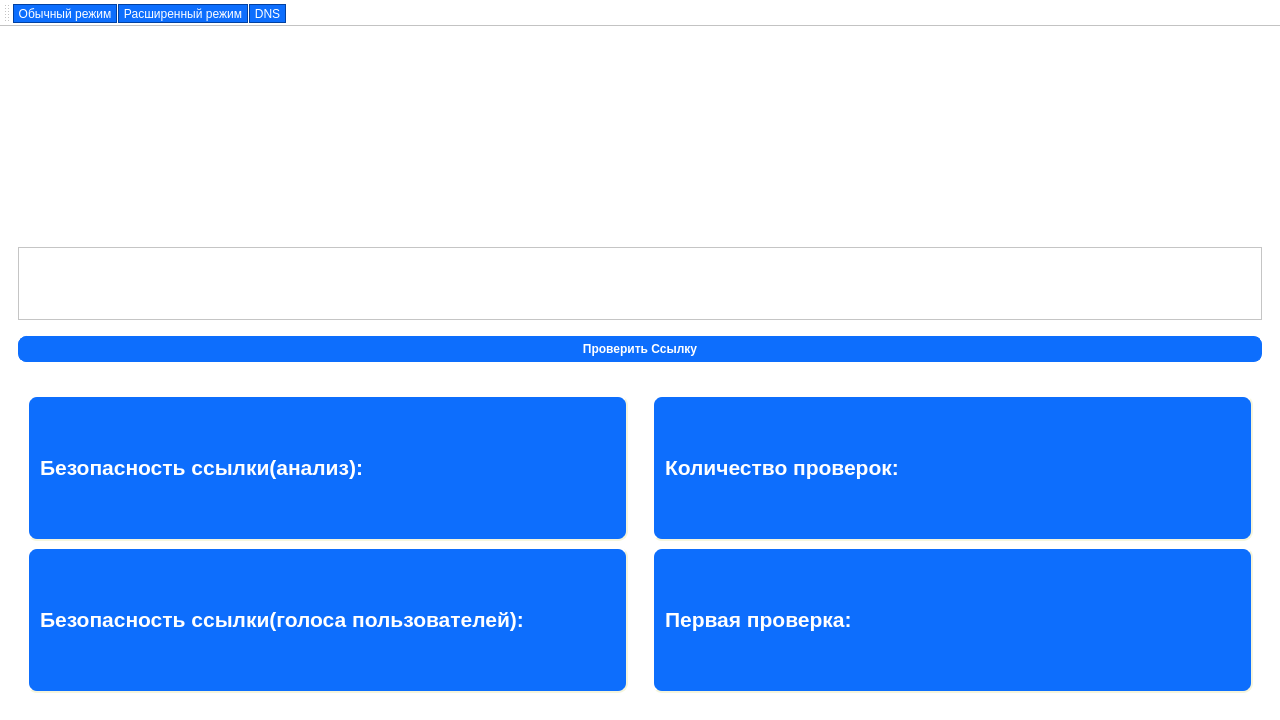
<?xml version="1.0" encoding="UTF-8"?>
<ui version="4.0">
 <class>MainWindow</class>
 <widget class="QMainWindow" name="MainWindow">
  <property name="geometry">
   <rect>
    <x>0</x>
    <y>0</y>
    <width>1280</width>
    <height>720</height>
   </rect>
  </property>
  <property name="minimumSize">
   <size>
    <width>1280</width>
    <height>720</height>
   </size>
  </property>
  <property name="windowTitle">
   <string>MainWindow</string>
  </property>
  <property name="styleSheet">
   <string notr="true">QWidget {
  background-color: #fff;
}
QLabel {
  color: #464d55;
  font-weight: 600;
  qproperty-alignment: AlignCenter;
}
QLabel#heading {
  color: #0f1925;
  font-size: 18px;
  margin-bottom: 10px;
}

QLabel#subheading {
  color: #0f1925;
  font-size: 12px;
  font-weight: normal;
  margin-bottom: 10px;
}
QLineEdit {
  border-radius: 8px;
  border: 1px solid #e0e4e7;
  padding: 5px 15px;
}

QLineEdit:focus {
  border: 1px solid #d0e3ff;
}

QLineEdit::placeholder {
  color: #767e89;
}
QPushButton {
  background-color: #0d6efd;
  color: #fff;
  font-weight: 600;
  border-radius: 8px;
  border: 1px solid #0d6efd;
  padding: 5px 15px;
  margin-top: 10px;
  outline: 0px;
}
QPushButton:hover {
  background-color: #0b5ed7;
  border: 3px solid #9ac3fe;
}
QPushButton:pressed {
  background-color: #052F6B;
}
QPushButton:disabled {
  background-color: #808080;
}
body{
   background-color: #eeeeee;
   padding: 0;
   margin: 0;
   height: 100vh;
   width: 100vw;
   display: flex;
   align-items: center;
   justify-content: center;
}
QToolButton
{
    background-color: #0d6efd;
	color:#fff;
	border: 1px solid #0241a1;
}</string>
  </property>
  <widget class="QWidget" name="centralwidget">
   <layout class="QVBoxLayout" name="verticalLayout_2" stretch="0">
    <item>
     <widget class="QStackedWidget" name="stackedWidget">
      <property name="sizePolicy">
       <sizepolicy hsizetype="Preferred" vsizetype="Preferred">
        <horstretch>0</horstretch>
        <verstretch>0</verstretch>
       </sizepolicy>
      </property>
      <property name="currentIndex">
       <number>0</number>
      </property>
      <widget class="QWidget" name="page">
       <property name="enabled">
        <bool>true</bool>
       </property>
       <property name="sizePolicy">
        <sizepolicy hsizetype="Preferred" vsizetype="Preferred">
         <horstretch>0</horstretch>
         <verstretch>0</verstretch>
        </sizepolicy>
       </property>
       <layout class="QVBoxLayout" name="verticalLayout_5" stretch="1,1">
        <property name="leftMargin">
         <number>0</number>
        </property>
        <property name="topMargin">
         <number>0</number>
        </property>
        <property name="rightMargin">
         <number>0</number>
        </property>
        <property name="bottomMargin">
         <number>0</number>
        </property>
        <item>
         <widget class="QWidget" name="verticalWidget" native="true">
          <layout class="QVBoxLayout" name="verx" stretch="4,4,3,1">
           <item>
            <spacer name="verticalSpacer">
             <property name="orientation">
              <enum>Qt::Orientation::Vertical</enum>
             </property>
             <property name="sizeHint" stdset="0">
              <size>
               <width>20</width>
               <height>40</height>
              </size>
             </property>
            </spacer>
           </item>
           <item>
            <widget class="QWidget" name="verticalWidget_2" native="true">
             <layout class="QHBoxLayout" name="NameLayout" stretch="4,9,4">
              <item>
               <spacer name="horizontalSpacer_2">
                <property name="orientation">
                 <enum>Qt::Orientation::Horizontal</enum>
                </property>
                <property name="sizeHint" stdset="0">
                 <size>
                  <width>40</width>
                  <height>20</height>
                 </size>
                </property>
               </spacer>
              </item>
              <item>
               <widget class="QLabel" name="label">
                <property name="minimumSize">
                 <size>
                  <width>1</width>
                  <height>1</height>
                 </size>
                </property>
                <property name="text">
                 <string/>
                </property>
                <property name="pixmap">
                 <pixmap resource="../../../../games/webapp/test.qrc">:/newPrefix/плашка с названием.png</pixmap>
                </property>
                <property name="scaledContents">
                 <bool>true</bool>
                </property>
                <property name="alignment">
                 <set>Qt::AlignmentFlag::AlignCenter</set>
                </property>
               </widget>
              </item>
              <item>
               <spacer name="horizontalSpacer">
                <property name="orientation">
                 <enum>Qt::Orientation::Horizontal</enum>
                </property>
                <property name="sizeHint" stdset="0">
                 <size>
                  <width>40</width>
                  <height>20</height>
                 </size>
                </property>
               </spacer>
              </item>
             </layout>
            </widget>
           </item>
           <item>
            <widget class="QTextEdit" name="textEdit"/>
           </item>
           <item>
            <widget class="QPushButton" name="pushButton">
             <property name="text">
              <string>Проверить Ссылку</string>
             </property>
            </widget>
           </item>
          </layout>
         </widget>
        </item>
        <item>
         <widget class="QWidget" name="widget_2" native="true">
          <property name="styleSheet">
           <string notr="true">QLabel {
    background-color: #0d6efd;
	color:#fff;
    border-style: outset;
    border-width: 2px;
    border-radius: 10px;
    border-color: beige;
    font: bold 20px;
    min-width: 10em;
    padding: 6px;
}</string>
          </property>
          <layout class="QHBoxLayout" name="horizontalLayout">
           <item>
            <widget class="QWidget" name="widget" native="true">
             <layout class="QVBoxLayout" name="verticalLayout">
              <item>
               <widget class="QLabel" name="label_4">
                <property name="text">
                 <string>&lt;html&gt;&lt;head/&gt;&lt;body&gt;&lt;p&gt;&lt;span style=&quot; font-size:16pt;&quot;&gt;Безопасность ссылки(анализ):&lt;/span&gt;&lt;/p&gt;&lt;/body&gt;&lt;/html&gt;</string>
                </property>
                <property name="wordWrap">
                 <bool>true</bool>
                </property>
               </widget>
              </item>
              <item>
               <widget class="QLabel" name="label_2">
                <property name="text">
                 <string>&lt;html&gt;&lt;head/&gt;&lt;body&gt;&lt;p&gt;&lt;span style=&quot; font-size:16pt;&quot;&gt;Безопасность ссылки(голоса пользователей):&lt;/span&gt;&lt;/p&gt;&lt;/body&gt;&lt;/html&gt;</string>
                </property>
                <property name="wordWrap">
                 <bool>true</bool>
                </property>
               </widget>
              </item>
             </layout>
            </widget>
           </item>
           <item>
            <widget class="QWidget" name="widget_3" native="true">
             <layout class="QVBoxLayout" name="verticalLayout_3">
              <item>
               <widget class="QLabel" name="label_5">
                <property name="text">
                 <string>&lt;html&gt;&lt;head/&gt;&lt;body&gt;&lt;p&gt;&lt;span style=&quot; font-size:16pt;&quot;&gt;Количество проверок:&lt;/span&gt;&lt;/p&gt;&lt;/body&gt;&lt;/html&gt;</string>
                </property>
                <property name="wordWrap">
                 <bool>true</bool>
                </property>
               </widget>
              </item>
              <item>
               <widget class="QLabel" name="label_7">
                <property name="text">
                 <string>&lt;html&gt;&lt;head/&gt;&lt;body&gt;&lt;p&gt;&lt;span style=&quot; font-size:16pt;&quot;&gt;Первая проверка:&lt;/span&gt;&lt;/p&gt;&lt;/body&gt;&lt;/html&gt;</string>
                </property>
                <property name="wordWrap">
                 <bool>true</bool>
                </property>
               </widget>
              </item>
             </layout>
            </widget>
           </item>
          </layout>
         </widget>
        </item>
       </layout>
      </widget>
      <widget class="QWidget" name="page_2">
       <layout class="QVBoxLayout" name="verticalLayout_9" stretch="1,1">
        <property name="leftMargin">
         <number>0</number>
        </property>
        <property name="topMargin">
         <number>0</number>
        </property>
        <property name="rightMargin">
         <number>0</number>
        </property>
        <property name="bottomMargin">
         <number>0</number>
        </property>
        <item>
         <widget class="QWidget" name="verticalWidget_3" native="true">
          <layout class="QVBoxLayout" name="verx_2" stretch="4,4,3,1">
           <item>
            <spacer name="verticalSpacer_2">
             <property name="orientation">
              <enum>Qt::Orientation::Vertical</enum>
             </property>
             <property name="sizeHint" stdset="0">
              <size>
               <width>20</width>
               <height>40</height>
              </size>
             </property>
            </spacer>
           </item>
           <item>
            <widget class="QWidget" name="verticalWidget_4" native="true">
             <layout class="QHBoxLayout" name="NameLayout_2" stretch="4,9,4">
              <item>
               <spacer name="horizontalSpacer_3">
                <property name="orientation">
                 <enum>Qt::Orientation::Horizontal</enum>
                </property>
                <property name="sizeHint" stdset="0">
                 <size>
                  <width>40</width>
                  <height>20</height>
                 </size>
                </property>
               </spacer>
              </item>
              <item>
               <widget class="QLabel" name="label_11">
                <property name="minimumSize">
                 <size>
                  <width>1</width>
                  <height>1</height>
                 </size>
                </property>
                <property name="text">
                 <string/>
                </property>
                <property name="pixmap">
                 <pixmap resource="../../../../games/webapp/test.qrc">:/newPrefix/плашка с названием.png</pixmap>
                </property>
                <property name="scaledContents">
                 <bool>true</bool>
                </property>
                <property name="alignment">
                 <set>Qt::AlignmentFlag::AlignCenter</set>
                </property>
               </widget>
              </item>
              <item>
               <spacer name="horizontalSpacer_4">
                <property name="orientation">
                 <enum>Qt::Orientation::Horizontal</enum>
                </property>
                <property name="sizeHint" stdset="0">
                 <size>
                  <width>40</width>
                  <height>20</height>
                 </size>
                </property>
               </spacer>
              </item>
             </layout>
            </widget>
           </item>
           <item>
            <widget class="QTextEdit" name="textEdit_2"/>
           </item>
           <item>
            <widget class="QPushButton" name="pushButton_2">
             <property name="text">
              <string>Проверить Ссылку</string>
             </property>
            </widget>
           </item>
          </layout>
         </widget>
        </item>
        <item>
         <widget class="QWidget" name="widget_5" native="true">
          <property name="styleSheet">
           <string notr="true">QLabel {
    background-color: #0d6efd;
	color:#fff;
    border-style: outset;
    border-width: 2px;
    border-radius: 10px;
    border-color: beige;
    font: bold 16px;
    min-width: 10em;
    padding: 6px;
}</string>
          </property>
          <layout class="QHBoxLayout" name="horizontalLayout_2">
           <item>
            <widget class="QWidget" name="widget_6" native="true">
             <layout class="QVBoxLayout" name="verticalLayout_6" stretch="3,2">
              <item>
               <widget class="QLabel" name="label_12">
                <property name="text">
                 <string>&lt;html&gt;&lt;head/&gt;&lt;body&gt;&lt;p&gt;&lt;span style=&quot; font-size:12pt;&quot;&gt;Результаты анализов:&lt;/span&gt;&lt;/p&gt;&lt;p&gt;&lt;span style=&quot; font-size:12pt;&quot;&gt;Безопасно:&lt;/span&gt;&lt;/p&gt;&lt;p&gt;&lt;span style=&quot; font-size:12pt;&quot;&gt;Незивестно:&lt;/span&gt;&lt;/p&gt;&lt;p&gt;&lt;span style=&quot; font-size:12pt;&quot;&gt;Подозрительно:&lt;/span&gt;&lt;/p&gt;&lt;p&gt;&lt;span style=&quot; font-size:12pt;&quot;&gt;Опасно:&lt;/span&gt;&lt;/p&gt;&lt;/body&gt;&lt;/html&gt;</string>
                </property>
               </widget>
              </item>
              <item>
               <widget class="QLabel" name="label_14">
                <property name="text">
                 <string>&lt;html&gt;&lt;head/&gt;&lt;body&gt;&lt;p&gt;Голоса пользователей:&lt;/p&gt;&lt;p&gt;Безопасно:&lt;/p&gt;&lt;p&gt;Опасно:&lt;/p&gt;&lt;/body&gt;&lt;/html&gt;</string>
                </property>
               </widget>
              </item>
             </layout>
            </widget>
           </item>
           <item>
            <widget class="QWidget" name="widget_7" native="true">
             <layout class="QVBoxLayout" name="verticalLayout_7">
              <item>
               <widget class="QLabel" name="label_15">
                <property name="text">
                 <string>&lt;html&gt;&lt;head/&gt;&lt;body&gt;&lt;p&gt;&lt;span style=&quot; font-size:12pt;&quot;&gt;Дата первой проверки:&lt;/span&gt;&lt;/p&gt;&lt;/body&gt;&lt;/html&gt;</string>
                </property>
               </widget>
              </item>
              <item>
               <widget class="QLabel" name="label_16">
                <property name="text">
                 <string>&lt;html&gt;&lt;head/&gt;&lt;body&gt;&lt;p&gt;&lt;span style=&quot; font-size:12pt;&quot;&gt;Дата последней проверки:&lt;/span&gt;&lt;/p&gt;&lt;/body&gt;&lt;/html&gt;</string>
                </property>
               </widget>
              </item>
              <item>
               <widget class="QLabel" name="label_17">
                <property name="text">
                 <string>&lt;html&gt;&lt;head/&gt;&lt;body&gt;&lt;p&gt;&lt;span style=&quot; font-size:12pt;&quot;&gt;Количество проверок:&lt;/span&gt;&lt;/p&gt;&lt;/body&gt;&lt;/html&gt;</string>
                </property>
               </widget>
              </item>
              <item>
               <widget class="QLabel" name="label_3">
                <property name="text">
                 <string>&lt;html&gt;&lt;head/&gt;&lt;body&gt;&lt;p&gt;&lt;span style=&quot; font-size:12pt;&quot;&gt;Куда ведёт ссылка:&lt;/span&gt;&lt;/p&gt;&lt;/body&gt;&lt;/html&gt;</string>
                </property>
               </widget>
              </item>
             </layout>
            </widget>
           </item>
          </layout>
         </widget>
        </item>
       </layout>
      </widget>
      <widget class="QWidget" name="page_3">
       <property name="styleSheet">
        <string notr="true"/>
       </property>
       <layout class="QVBoxLayout" name="verticalLayout_4" stretch="3,3,2">
        <property name="leftMargin">
         <number>0</number>
        </property>
        <property name="topMargin">
         <number>0</number>
        </property>
        <property name="rightMargin">
         <number>0</number>
        </property>
        <property name="bottomMargin">
         <number>0</number>
        </property>
        <item>
         <widget class="QWidget" name="widget_9" native="true"/>
        </item>
        <item>
         <widget class="QWidget" name="widget_8" native="true">
          <layout class="QHBoxLayout" name="horizontalLayout_3">
           <item>
            <spacer name="horizontalSpacer_5">
             <property name="orientation">
              <enum>Qt::Orientation::Horizontal</enum>
             </property>
             <property name="sizeHint" stdset="0">
              <size>
               <width>40</width>
               <height>20</height>
              </size>
             </property>
            </spacer>
           </item>
           <item>
            <widget class="QPushButton" name="pushButton_3">
             <property name="minimumSize">
              <size>
               <width>200</width>
               <height>200</height>
              </size>
             </property>
             <property name="styleSheet">
              <string notr="true">QPushButton {
	border-radius: 50%;
	border: 2px solid #00008B;
}</string>
             </property>
             <property name="text">
              <string>PushButton</string>
             </property>
            </widget>
           </item>
           <item>
            <spacer name="horizontalSpacer_6">
             <property name="orientation">
              <enum>Qt::Orientation::Horizontal</enum>
             </property>
             <property name="sizeHint" stdset="0">
              <size>
               <width>40</width>
               <height>20</height>
              </size>
             </property>
            </spacer>
           </item>
          </layout>
         </widget>
        </item>
        <item>
         <widget class="QWidget" name="widget_4" native="true"/>
        </item>
       </layout>
      </widget>
     </widget>
    </item>
   </layout>
  </widget>
  <widget class="QToolBar" name="toolBar">
   <property name="windowTitle">
    <string>toolBar</string>
   </property>
   <attribute name="toolBarArea">
    <enum>TopToolBarArea</enum>
   </attribute>
   <attribute name="toolBarBreak">
    <bool>false</bool>
   </attribute>
   <addaction name="Set_simple"/>
   <addaction name="Set_extended"/>
   <addaction name="set_dns"/>
  </widget>
  <action name="Set_extended">
   <property name="text">
    <string>Расширенный режим</string>
   </property>
   <property name="toolTip">
    <string>Включает расширенный режим</string>
   </property>
   <property name="menuRole">
    <enum>QAction::MenuRole::NoRole</enum>
   </property>
  </action>
  <action name="Set_simple">
   <property name="text">
    <string>Обычный режим</string>
   </property>
   <property name="toolTip">
    <string>Включает обычный режим</string>
   </property>
   <property name="menuRole">
    <enum>QAction::MenuRole::NoRole</enum>
   </property>
  </action>
  <action name="set_dns">
   <property name="text">
    <string>DNS</string>
   </property>
   <property name="toolTip">
    <string>Постоянная защита</string>
   </property>
   <property name="menuRole">
    <enum>QAction::MenuRole::NoRole</enum>
   </property>
  </action>
 </widget>
 <resources>
  <include location="../../../../games/webapp/test.qrc"/>
 </resources>
 <connections/>
</ui>
